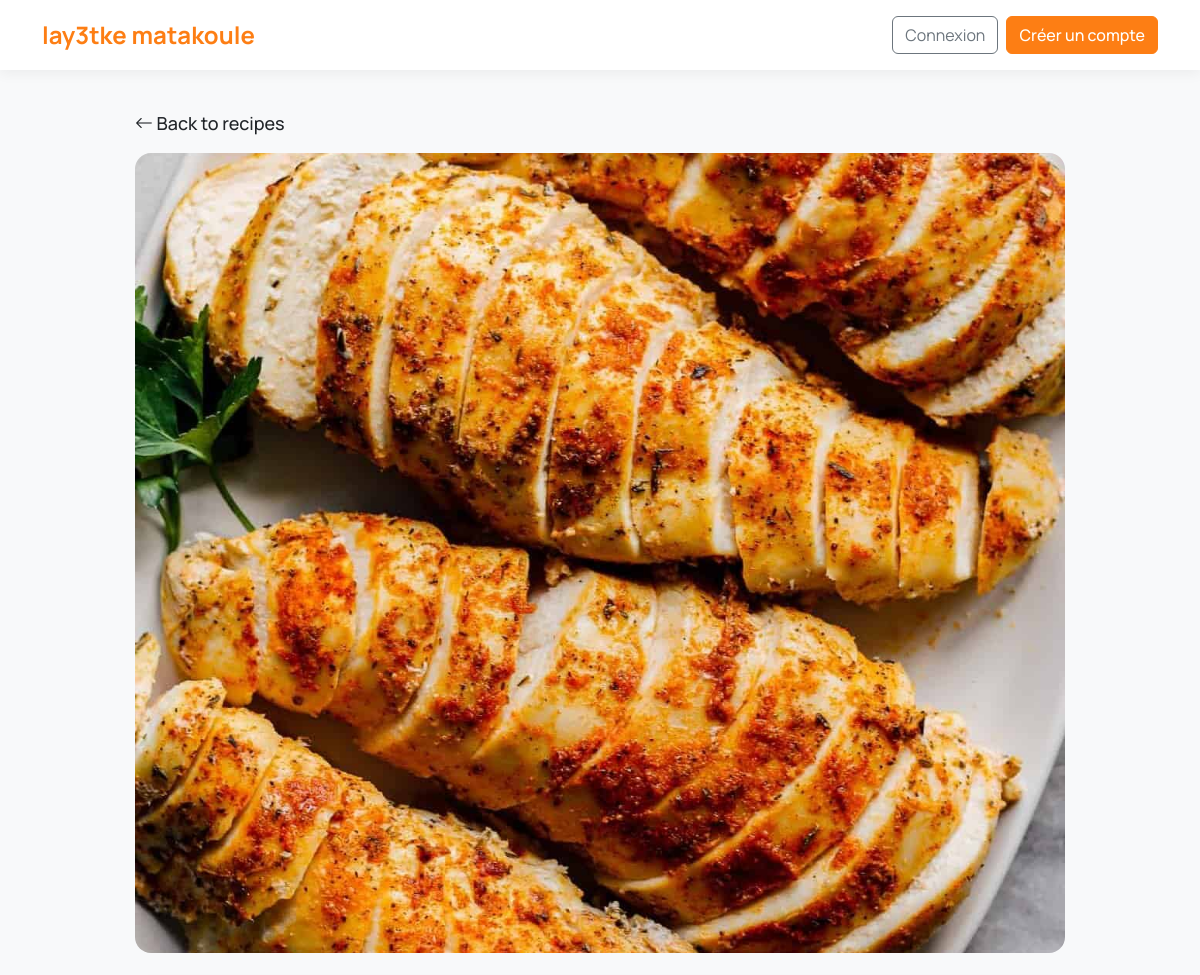
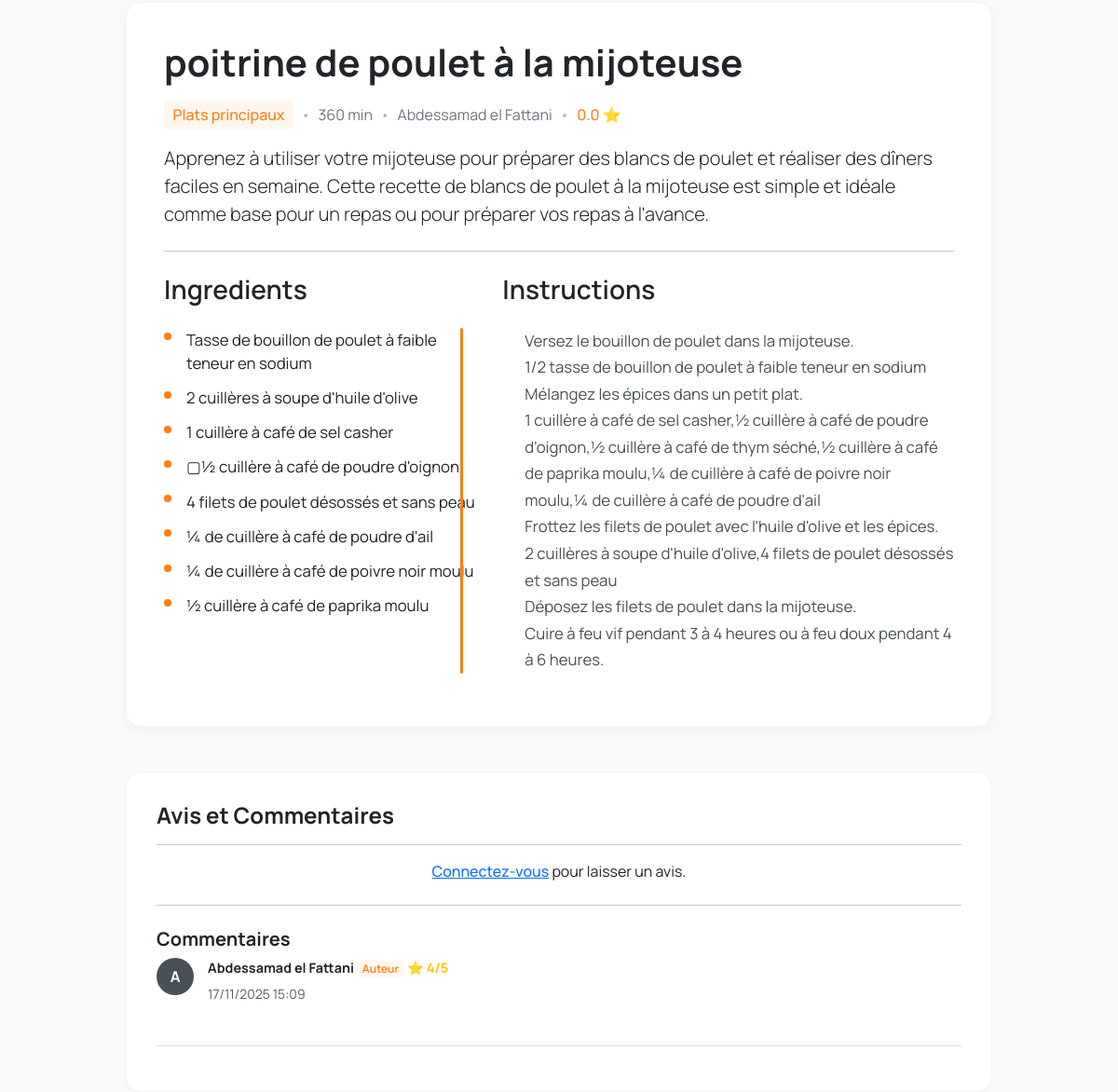
Screenshot of /recipe/8/ with the database file from the repository (2 pictures, top to bottom).
### recettes/models.py (models this page shows, shortened)
class Recipe(models.Model):
    title = models.CharField(max_length=200)
    description = models.TextField()
    instructions = models.TextField(default='', blank=True)
    preparation_time = models.PositiveIntegerField(default=0)
    category = models.ForeignKey(Category, on_delete=models.CASCADE)
    ingredients = models.ManyToManyField(Ingredient)  # SIMPLE SANS through
    author = models.ForeignKey(User, on_delete=models.CASCADE)
    rating = models.FloatField(default=0)
    created_at = models.DateTimeField(auto_now_add=True)
    image = models.ImageField(upload_to='recipes/', blank=True, null=True)
    favorited_by = models.ManyToManyField(User,related_name='favorite_recipes',blank=True)

class Category(models.Model):
    name = models.CharField(max_length=100)

class Ingredient(models.Model):
    name = models.CharField(max_length=100)

class Review(models.Model):
    recipe = models.ForeignKey(Recipe, on_delete=models.CASCADE, related_name='reviews')
    user = models.ForeignKey(User, on_delete=models.CASCADE)
    rating = models.PositiveIntegerField(choices=[(i, i) for i in range(1, 6)])
    comment = models.TextField(blank=True)
    created_at = models.DateTimeField(auto_now_add=True)
    parent = models.ForeignKey(
        'self',
        on_delete=models.CASCADE,
        null=True,
        blank=True,
        related_name='replies'
    )
    class Meta:
        ordering = ['created_at']

### recettes/views.py (the view, shortened to what this page needs)
# urls.py: path('recipe/<int:recipe_id>/', views.recipe_detail, name='recipe_detail'),
def recipe_detail(request, recipe_id):
    recipe = get_object_or_404(Recipe, id=recipe_id)
    top_level_reviews = recipe.reviews.filter(parent=None)
    review_form = ReviewForm()
    context = {
        'recipe': recipe,
        'reviews': top_level_reviews,
        'review_form': review_form,  # Toujours un formulaire vide en cas d'échec
    }
    return render(request, 'recipe_detail.html', context)

### templates/recipe_detail.html (shortened to what this page needs)
{% extends 'base.html' %}
{% block content %}
<div class="col-lg-10 offset-lg-1">
    <div class="recipe-header">
        <a href="{% url 'home' %}" class="back-link">
            <i class="bi bi-arrow-left"></i> Back to recipes
        </a>
    </div>
    {% if recipe.image %}
        <img src="{{ recipe.image.url }}" class="recipe-main-image" alt="{{ recipe.title }}">
    {% endif %}
    <div class="recipe-content-card">
        <div class="d-flex justify-content-between align-items-start mb-2">
            <h1 class="recipe-title">{{ recipe.title }}</h1>
        </div>
        <div class="recipe-meta-text mb-3">
            <span class="category-tag">{{ recipe.category.name }}</span>
            <span class="dot-separator">•</span>
            <span>{{ recipe.preparation_time }} min</span>
            <span class="dot-separator">•</span>
            <span>{{ recipe.author }}</span>
              <span class="dot-separator">•</span>
            <span class="rating-stars" style="color: #fd7e14;font-weight: 500;">
                {{ recipe.rating|floatformat:1 }} ⭐
            </span>
        </div>
        <p class="lead">{{ recipe.description }}</p>
        <hr class="my-4">
        <div class="row">
            <div class="col-md-5 recipe-section">
                <h3>Ingredients</h3>
                <ul class="ingredients-list">
                    {% for ingredient in recipe.ingredients.all %}
                    <li>
                        {{ ingredient.name }}
                    </li>
                    {% empty %}
                    <li class="text-muted">Aucun ingrédient spécifié</li>
                    {% endfor %}
                </ul>
            </div>
            <div class="col-md-7 recipe-section">
                <h3>Instructions</h3>
                <div class="instructions-container">
                    {% if recipe.instructions %}
                        <p class="instructions-text">{{ recipe.instructions }}</p>
                    {% else %}
                        <p class="text-muted">Aucune instruction disponible pour le moment.</p>
                    {% endif %}
                </div>
            </div>
        </div>
    </div>
    <div class="reviews-column mt-5" id="comments">
        <h4>Avis et Commentaires</h4>
        <hr>
        {% if user.is_authenticated %}
            <h5>Laisser un avis</h5>
            <form method="POST" action="{% url 'recipe_detail' recipe.id %}#comments">
                {% csrf_token %}
                <div class="mb-2">
                    <label class="form-label">{{ review_form.rating.label }}</label>
                    <div class="star-rating-form">
                        {% for value, text in review_form.rating.field.choices|slice:"::-1" %}
                            <input type="radio" name="rating" id="star-{{ value }}" value="{{ value }}">
                            <label for="star-{{ value }}">★</label>
                        {% endfor %}
                    </div>
                </div>
                <div class="mb-3">
                    <label class="form-label">{{ review_form.comment.label }}</label>
                    {{ review_form.comment }}
                </div>
                <button type="submit" class="btn btn-orange w-100">Envoyer l'avis</button>
            </form>
            <hr class="my-4">
        {% else %}
            <p class="text-center"><a href="{% url 'accounts:login' %}" style="font-weight: 500;">Connectez-vous</a> pour laisser un avis.</p>
            <hr class="my-4">
        {% endif %}
        <h5 class="mt-3">Commentaires</h5>
        {% for review in reviews %}
            {% include "partials/_review.html" with review=review recipe=recipe %}
        {% empty %}
            <p class="text-muted">Aucun avis pour le moment.</p>
        {% endfor %}
    </div>
</div>
{% endblock %}

### templates/partials/_review.html (shortened to what this page needs)
{% if review %}
<div class="border-bottom pb-3 mb-3
    {% if review.user == recipe.author %}review-author{% endif %}"
    style="{% if review.parent %}margin-left: 20px;{% endif %}">
    <div class="review">
        <div class="review-avatar" title="{{ review.user.username }}">
            {{ review.user.username|first|upper }}
        </div>
        <div class="review-body">
            <div class="review-header">
                {{ review.user.username }}
                {% if review.user == recipe.author %}
                    <span class="badge author-badge">Auteur</span>
                {% endif %}
                {% if not review.parent %}
                    <span class="text-warning">⭐ {{ review.rating }}/5</span>
                {% endif %}
            </div>
            <small class="text-muted">{{ review.created_at|date:"d/m/Y H:i" }}</small>
        </div>
    </div>
</div>
{% endif %}

### templates/base.html (style rules this page uses)
body, .btn, .form-control, .form-select, .card-title, .nav-link, .navbar-brand, .dropdown-item { font-family: 'Manrope', sans-serif; }

### templates/recipe_detail.html (style rules this page uses)
.recipe-header { padding: 1rem 0; display: flex; justify-content: space-between; align-items: center; }
.back-link { text-decoration: none; color: #212529; font-weight: 500; font-size: 18px; }
.recipe-main-image { width: 100%; height: 800px; object-fit: cover; border-radius: 1rem; }
.recipe-content-card { background-color: #ffffff; border-radius: 1rem; border: 1px solid #f3f4f6; box-shadow: 0 4px 12px rgba(0,0,0,0.04); padding: 2.5rem; margin-top: 1.5rem; }
.recipe-title { font-weight: 700; font-size: 2.5rem; color: #212529; }
.recipe-meta-text { display: flex; flex-wrap: wrap; align-items: center; gap: 0.25rem 0.5rem; font-size: 16px; color: #6c757d; margin-top: 0.5rem; }
.recipe-meta-text .category-tag { color: #fd7e14; font-weight: 500; background-color: #fff7ed; padding: 0.25rem 0.6rem; border-radius: 6px; }
.recipe-meta-text .dot-separator { color: #adb5bd; }
.recipe-section h3 { font-weight: 600; color: #212529; margin-bottom: 1.5rem; }
.ingredients-list { list-style: none; padding-left: 0; }
.ingredients-list li { position: relative; padding-left: 1.5rem; margin-bottom: 0.75rem; font-size: 1.05rem; line-height: 1.5; }
.ingredients-list li::before { content: ''; display: inline-block; width: 8px; height: 8px; background-color: #fd7e14; border-radius: 50%; position: absolute; left: 0; top: 0.6rem; transform: translateY(-50%); }
.instructions-container { position: relative; padding-left: 1.5rem; }
.instructions-container::before { content: ''; position: absolute; left: -45px; top: 0; bottom: 0; width: 3px; background-color: #fd7e14; border-radius: 3px; }
.instructions-text { line-height: 1.7; font-size: 1.05rem; color: #495057; white-space: pre-line; }
.reviews-column { background-color: #ffffff; border-radius: 1rem; border: 1px solid #f3f4f6; box-shadow: 0 4px 6px rgba(0,0,0,0.02); padding: 2rem; margin-top: 2.5rem; }
.reviews-column h4, .reviews-column h5 { font-weight: 700; }
.review { display: flex; gap: 15px; margin-bottom: 20px; }
.review-avatar { flex-shrink: 0; width: 40px; height: 40px; border-radius: 50%; background-color: #fd7e14; color: white; display: flex; align-items: center; justify-content: center; font-weight: bold; font-size: 1rem; }
.review-body { flex-grow: 1; }
.review-header { font-size: 0.9rem; font-weight: bold; }
.review-author .review-avatar { background-color: #495057; }
.review-header .author-badge { background-color: #fff7ed !important; color: #fd7e14 !important; font-size: 0.75rem; font-weight: 600; padding: 3px 6px; border-radius: 4px; }

### rows the page displays
Recipe: image (picture), title "poitrine de poulet à la mijoteuse", category.name "Plats principaux", preparation_time "360", author "Abdessamad el Fattani", rating "0.0", description "Apprenez à utiliser votre mijoteuse pour préparer des blancs de poulet et réaliser des dîners faciles en semaine. Cette recette de blancs de poulet à la mijoteuse est simple et idéale comme base pour un repas ou pour préparer vos repas à l'avance.", instructions "Versez le bouillon de poulet dans la mijoteuse. 1/2 tasse de bouillon de poulet à faible teneur en sodium Mélangez les épices dans un petit plat. 1 cuillère à café de sel casher,½ cuillère à café de poudre d'oignon,½ cuillère à café de thym séché,½ cuillère à café de paprika moulu,¼ de cuillère à café de poivre noir moulu,¼ de cuillère à café de poudre d'ail Frottez les filets de poulet avec l'huile d'olive et les épices. 2 cuillères à soupe d'huile d'olive,4 filets de poulet désossés et sans peau Déposez les filets de poulet dans la mijoteuse. Cuire à feu vif pendant 3 à 4 heures ou à feu doux pendant 4 à 6 heures."
Ingredient: name "Tasse de bouillon de poulet à faible teneur en sodium"
Ingredient: name "2 cuillères à soupe d'huile d'olive"
Ingredient: name "1 cuillère à café de sel casher"
Ingredient: name "▢½ cuillère à café de poudre d'oignon"
Ingredient: name "4 filets de poulet désossés et sans peau"
Ingredient: name "¼ de cuillère à café de poudre d'ail"
Ingredient: name "¼ de cuillère à café de poivre noir moulu"
Ingredient: name "½ cuillère à café de paprika moulu"
Review: user.username|first "A", user.username "Abdessamad el Fattani", shows "Auteur", rating "4", created_at "17/11/2025 15:09"
